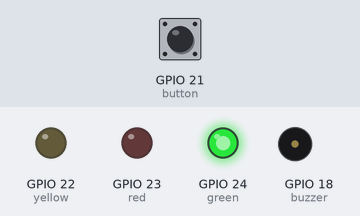
A program run on a simulated Raspberry Pi (BCM pin numbers). Shown: output pins drawn as LEDs (lit = HIGH), buzzer (waves = sounding, pin HIGH). The test bench sets the inputs (shaded band); at power-on: GPIO 21 (button) HIGH.

Above: at 1.2 s.
1.3 s: GPIO 21 (button) pulled LOW for 0.15 s
At 3.6 s:
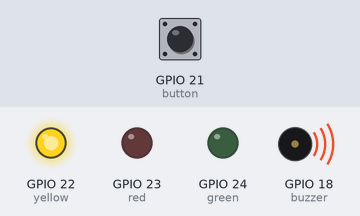
At 5.5 s:
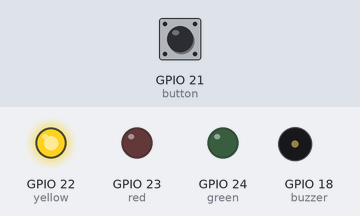
Timing chart, 0 to 16.4 s (numbered marks = the images above; inputs shaded):
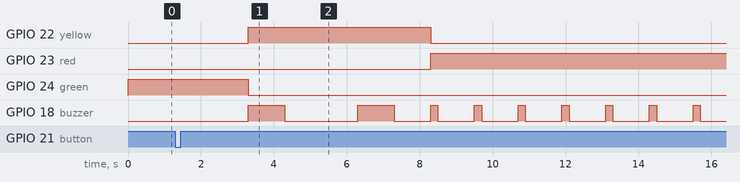

The program:

trafficlights.py
```python
from gpiozero import Button, LED, Buzzer
from time import sleep

button = Button(21)
red = LED(23)
yellow = LED(22)
green = LED(24)
buzzer = Buzzer(18)

def ped_xing():
    buzzer.beep(.2, 1, 10, False)
    sleep(3)

def go_red():
    buzzer.beep(1, 2)
    yellow.on()
    green.off()
    sleep(5)
    red.on()
    yellow.off()
    ped_xing()

def go_green():
    red.off()
    green.on()

def main():
    while True:
        go_green()
        button.wait_for_press()
        sleep(2)
        go_red()
main()
```

Measured:
- after the input at 1.3 s, GPIO 22 (yellow): LOW → HIGH after 2.0 s, → LOW 5.0 s later; GPIO 23 (red): LOW → HIGH after 7.0 s; GPIO 24 (green): HIGH → LOW after 2.0 s; GPIO 18 (buzzer): goes HIGH 1.0 s, LOW 2.0 s, HIGH 1.0 s, 7 × (LOW 1.0 s, HIGH 0.20 s), then LOW, starting after 2.0 s
